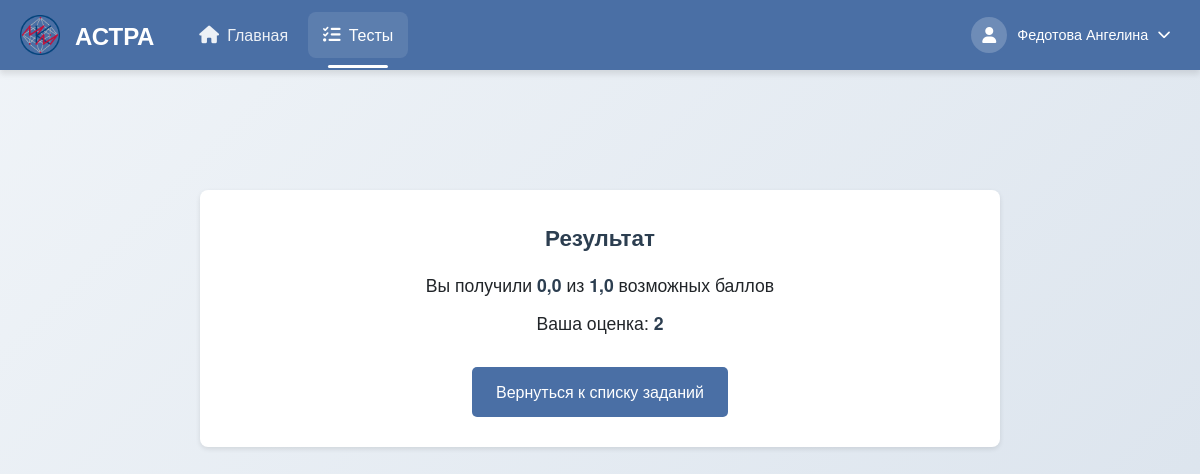
Page /TestsSolving/vychislenie-opredelennykh-integralov/view-result/ (signed in) on the committed database.
### users/models.py (models this page shows, shortened)
class CustomUser(AbstractBaseUser, PermissionsMixin):
    THEME_CHOICES = [
        ('light', 'Светлая'),
        ('dark', 'Тёмная'),
    ]
    email = models.EmailField(unique=True)
    role = models.CharField(max_length=10, choices=[('student', 'Student'), ('teacher', 'Teacher')])
    theme = models.CharField(max_length=10, choices=THEME_CHOICES, default='light')
    is_active = models.BooleanField(default=True)
    is_staff = models.BooleanField(default=False)
    objects = CustomUserManager()
    USERNAME_FIELD = 'email'
    REQUIRED_FIELDS = ['role']
    def get_full_name(self):
        if self.role == 'student' and hasattr(self, 'studentdata'):
            return f"{self.studentdata.last_name} {self.studentdata.first_name}"
        elif self.role == 'teacher' and hasattr(self, 'teacherdata'):
            return f"{self.teacherdata.last_name} {self.teacherdata.first_name}"
        return self.email
    def get_photo_url(self):
        if self.role == 'student' and hasattr(self, 'studentdata') and self.studentdata.photo:
            return self.studentdata.photo.url
        elif self.role == 'teacher' and hasattr(self, 'teacherdata') and self.teacherdata.photo:
            return self.teacherdata.photo.url
        return None

class StudentData(models.Model):
    first_name = models.CharField(max_length=50, blank=False)
    last_name = models.CharField(max_length=50, blank=False)
    middle_name = models.CharField(max_length=50, blank=True)
    photo = models.ImageField(upload_to='user_photos/', blank=True, null=True)
    training_status = models.BooleanField(default=True)
    count_solve = models.IntegerField(default=0)
    perc_of_correct_ans = models.CharField(max_length=5, default="0")
    institute = models.ForeignKey(StudentInstitute, on_delete=models.PROTECT)
    group = models.ForeignKey(StudentGroup, on_delete=models.PROTECT)
    data_map = models.OneToOneField(CustomUser, on_delete=models.CASCADE)

### solving_tests/models.py (models this page shows, shortened)
class StudentResult(models.Model):
    student = models.ForeignKey(CustomUser, on_delete=models.CASCADE)
    test = models.ForeignKey(AboutTest, on_delete=models.CASCADE)
    attempt_number = models.PositiveIntegerField(default=1)
    result_points = models.FloatField()
    max_points = models.FloatField(default=0)  # Максимально возможные баллы
    percentage_score = models.FloatField(default=0)  # Процент выполнения
    res_answer = models.CharField(max_length=255, blank=True)
    teacher_expressions = models.ManyToManyField(AboutExpressions, blank=True)
    started_at = models.DateTimeField(default=timezone.now)  # Время начала
    completed_at = models.DateTimeField(null=True, blank=True)  # Время завершения
    time_spent = models.DurationField(null=True, blank=True)  # Время выполнения
    is_completed = models.BooleanField(default=False)  # Завершен ли тест
    class Meta:
        unique_together = ('student', 'test', 'attempt_number')
        ordering = ['-completed_at', '-started_at']

### solving_tests/views.py (the view)
# urls.py: path('<slug:slug_name>/view-result/', views.view_completed_result, name='view_completed_result'),
@login_required
@role_required(['student', 'teacher', 'admin'])
def view_completed_result(request, slug_name):
    test = get_object_or_404(AboutTest, name_slug_tests=slug_name)
    student = request.user
    results = StudentResult.objects.filter(student=student, test=test).order_by('-attempt_number')
    if not results.exists():
        return redirect('solving_tests:list_test')
    best_result = results.order_by('-result_points').first()
    count = best_result.max_points
    result_display_mode = getattr(test, 'result_display_mode', 'only_score')
    context = {
        'test_name': test.name_tests,
        'test': test,
        'result': best_result.result_points,
        'score': 5 if best_result.result_points/count*100 >= test.grade_5_threshold else 4 if best_result.result_points/count*100 >= test.grade_4_threshold else 3 if best_result.result_points/count*100 >= test.grade_3_threshold else 2,
        'count': count,
        'slug_name': slug_name,
        'result_display_mode': result_display_mode,
        'best_result': best_result,
        'all_results': results,
    }
    if result_display_mode == 'show_correct':
        expressions_data = get_randomized_test_for_student(test, student.id, best_result.attempt_number)
        try:
            student_answers = json.loads(best_result.res_answer)
        except (json.JSONDecodeError, ValueError):
            try:
                import ast
                student_answers = ast.literal_eval(best_result.res_answer)
            except (ValueError, SyntaxError):
                student_answers = []
        detailed_results = []
        for i, expr_data in enumerate(expressions_data):
            student_answer = student_answers[i] if i < len(student_answers) else ''
            if expr_data['exist_select']:
                available_options = expr_data['user_ans'].split(';') if expr_data['user_ans'] else []
                correct_answers = expr_data['true_ans'].split(';') if expr_data['true_ans'] else []
                correct_options = []
                for j, is_correct in enumerate(correct_answers):
                    if j < len(available_options) and is_correct == '1':
                        correct_options.append(available_options[j])
                detailed_results.append({
                    'question_number': i + 1,
                    'question': expr_data['user_expression'],
                    'student_answer': student_answer,
                    'correct_answer': '; '.join(correct_options),
                    'is_multiple_choice': True,
                    'options': available_options,
                    'points': expr_data['points_for_solve']
                })
            else:
                detailed_results.append({
                    'question_number': i + 1,
                    'question': expr_data['user_expression'],
                    'student_answer': student_answer,
                    'correct_answer': expr_data['user_ans'],
                    'is_multiple_choice': False,
                    'options': [],
                    'points': expr_data['points_for_solve']
                })
        context['detailed_results'] = detailed_results
        context['show_correct_answers'] = True
    else:
        context['show_correct_answers'] = False
        context['show_student_answers'] = False
    return render(request, 'solving_tests/result.html', context)

### users/context_processors.py (called while the page is built)
def user_role(request):
    if request.user.is_authenticated:
        return {'user_role': request.user.role}
    return {}

### solving_tests/templates/solving_tests/result.html (shortened to what this page needs)
{% extends 'solving_tests/header.html' %}
{% load static %}
{% block extra_css %}
    <link rel="stylesheet" href="{% static 'css/result.css' %}">
    <link rel="stylesheet" href="{% static 'libs/mathlive/mathlive.css' %}">
{% endblock %}
{% block content %}
    <main class="main-content">
        <section class="results-section">
            <div class="results-card">
                <h2>Результат{% if is_teacher %} (режим преподавателя){% endif %}</h2>
                {% if result_display_mode == 'only_score' %}
                    <p>Вы получили <strong>{{ result }}</strong> из <strong>{{ count }}</strong> возможных баллов</p>
                    <p>Ваша оценка: <strong>{{ score }}</strong></p>
                {% else %}
                    <p>Вы получили <strong>{{ result }}</strong> из <strong>{{ count }}</strong> возможных баллов</p>
                    <p>Ваша оценка: <strong>{{ score }}</strong></p>
                {% endif %}
                <a href="{% url 'solving_tests:list_test' %}" class="return-link">Вернуться к списку заданий</a>
            </div>
        </section>
    </main>
{% endblock %}

### solving_tests/templates/solving_tests/header.html (shortened to what this page needs)
<!DOCTYPE html>
<html lang="ru">
<head>
    {% load static %}
    <link rel="stylesheet" href="{% static 'css/header.css' %}">
    <link rel="stylesheet" href="{% static 'css/dark-theme.css' %}">
    <link rel="stylesheet" href="{% static 'libs/fontawesome/css/all.min.css' %}">
    {% block extra_css %}{% endblock %}
</head>
<body data-theme="{{ user.theme|default:'light' }}" data-user-theme="{{ user.theme|default:'light' }}">
<header class="app-header">
    <div class="header-container">
        <div class="header-brand">
            <span class="logo-icon">
                <img src="{% static 'images/logo.png' %}" alt="" style="width: 40px; height: 40px;">
            </span>
            <h2><span class="logo-text">АСТРА</span></h2>
        </div>
        <nav class="main-nav">
            <ul class="nav-list">
                {% if user.role == "student" %}
                    <li class="nav-item">
                        <a href="/Home/" class="nav-link {% if request.path == '/Home/' %}active{% endif %}">
                            <i class="fas fa-home"></i>
                            <span>Главная</span>
                        </a>
                    </li>
                    <li class="nav-item">
                        <a href="/TestsSolving/" class="nav-link {% if '/TestsSolving/' in request.path %}active{% endif %}">
                            <i class="fas fa-tasks"></i>
                            <span>Тесты</span>
                        </a>
                    </li>
                {% endif %}
            </ul>
        </nav>
        <div class="user-controls">
            <div class="profile-dropdown">
                <button class="profile-btn" id="profileBtn">
                    <div class="avatar">
                        {% if user.get_photo_url %}
                            <img src="{{ user.get_photo_url }}" alt="Фото профиля" style="width: 100%; height: 100%; border-radius: 50%; object-fit: cover;">
                        {% else %}
                            <i class="fas fa-user"></i>
                        {% endif %}
                    </div>
                    <span class="username">{{ user.get_full_name }}</span>
                    <i class="fas fa-chevron-down"></i>
                </button>
            </div>
        </div>
    </div>
</header>
<main class="app-main">
    {% block content %}{% endblock %}
</main>
</body>
</html>

### create_tests/static/css/header.css (style rules this page uses)
:root { --primary-color: #4a6fa5; --primary-hover: #3a5a8a; --secondary-color: #6c757d; --success-color: #28a745; --danger-color: #dc3545; --warning-color: #ffc107; --info-color: #17a2b8; --light-color: #f8f9fa; --dark-color: #343a40; --text-light: #ffffff; --text-dark: #212529; --border-color: rgba(0, 0, 0, 0.1); --shadow-sm: 0 1px 3px rgba(0, 0, 0, 0.1); --shadow-md: 0 4px 6px rgba(0, 0, 0, 0.1); --shadow-lg: 0 10px 15px rgba(0, 0, 0, 0.1); --transition: all 0.3s ease; --border-radius: 8px; }
* { margin: 0; padding: 0; box-sizing: border-box; }
body { font-family: 'Segoe UI', Tahoma, Geneva, Verdana, sans-serif; line-height: 1.6; color: var(--text-dark); background-color: #f5f7fa; padding-top: 70px !important; }
.app-header { position: fixed; top: 0; left: 0; right: 0; height: 70px; background-color: var(--primary-color); box-shadow: var(--shadow-md); z-index: 1000; }
.header-container { display: flex; justify-content: space-between; align-items: center; height: 100%; max-width: 1500px; margin: 0 auto; padding: 0 20px; }
.header-brand { display: flex; align-items: center; gap: 15px; }
.nav-link.active, .mobile-nav-link.active { background-color: rgba(255, 255, 255, 0.1); color: var(--text-light); position: relative; }
.nav-link.active::after { content: ''; position: absolute; bottom: -10px; left: 50%; transform: translateX(-50%); width: 60%; height: 3px; background-color: var(--text-light); border-radius: 3px; }
.logo-icon { font-size: 3rem; color: #ffd700; }
.logo-text { size 500px; color: white; }
.main-nav { flex-grow: 1; margin: 0 30px; }
.nav-list { display: flex; list-style: none; gap: 5px; }
.nav-item { position: relative; }
.nav-link { display: flex; align-items: center; padding: 10px 15px; color: rgba(255, 255, 255, 0.9); text-decoration: none; border-radius: var(--border-radius); transition: var(--transition); gap: 8px; font-weight: 500; }
.nav-link i { font-size: 1.1rem; }
.nav-link:hover, .nav-link.active { background-color: rgba(255, 255, 255, 0.1); color: var(--text-light); }
.user-controls { display: flex; align-items: center; gap: 15px; }
.profile-dropdown { position: relative; }
.profile-btn { display: flex; align-items: center; background: none; border: none; color: var(--text-light); cursor: pointer; gap: 10px; padding: 5px 10px; border-radius: 20px; transition: var(--transition); }
.avatar { width: 36px; height: 36px; border-radius: 50%; background-color: rgba(255, 255, 255, 0.2); display: flex; align-items: center; justify-content: center; font-size: 1rem; }
.username { font-weight: 500; font-size: 0.9rem; }
.app-main { min-height: calc(100vh - 70px); padding: 20px; max-width: 95%; margin: 0 auto; }

### static/css/dark-theme.css (style rules this page uses)
* { transition: background-color 0.3s ease, color 0.3s ease, border-color 0.3s ease; }

### solving_tests/static/css/result.css (style rules this page uses)
* { box-sizing: border-box; margin: 0; padding: 0; }
body { font-family: 'Helvetica Neue', Arial, sans-serif; background: linear-gradient(135deg, #f0f4f8 0%, #d9e2ec 100%); min-height: 100vh; }
.main-content { max-width: 1200px; margin: 0 auto; padding: 100px 20px 40px; }
.results-section { max-width: 800px; margin: 0 auto; }
.results-card { background: #fff; padding: 30px; border-radius: 12px; box-shadow: 0 4px 20px rgba(0,0,0,0.1); }
.results-card h2 { color: #2c3e50; margin-bottom: 20px; text-align: center; font-size: 2rem; }
.return-link { display: inline-block; margin-top: 30px; padding: 12px 24px; background: #3498db; color: white; text-decoration: none; border-radius: 8px; transition: all 0.3s ease; }
.results-section { flex: 1 1 35%; min-width: 250px; }
.results-card { background: #fff; border-radius: 8px; box-shadow: 0 2px 5px rgba(0,0,0,0.1); padding: 30px 20px; text-align: center; position: sticky; top: 100px; }
.results-card h2 { font-size: 1.4rem; margin-bottom: 15px; }
.results-card p { font-size: 1.1rem; margin-bottom: 10px; }
.results-card strong { color: #2c3e50; }
.return-link { display: inline-block; margin-top: 20px; padding: 12px 24px; background-color: #4a6fa5; color: white; text-decoration: none; border-radius: 5px; transition: background-color 0.3s ease; }

### static/libs/mathlive/mathlive.css (style rules this page uses)
:root { --ML__static-fonts:true }

### rows in the picture
CustomUser: get_full_name "Федотова Ангелина"
StudentResult: result_points "0,0", max_points "1,0"

### other values in the picture
{{ score }} "2"
